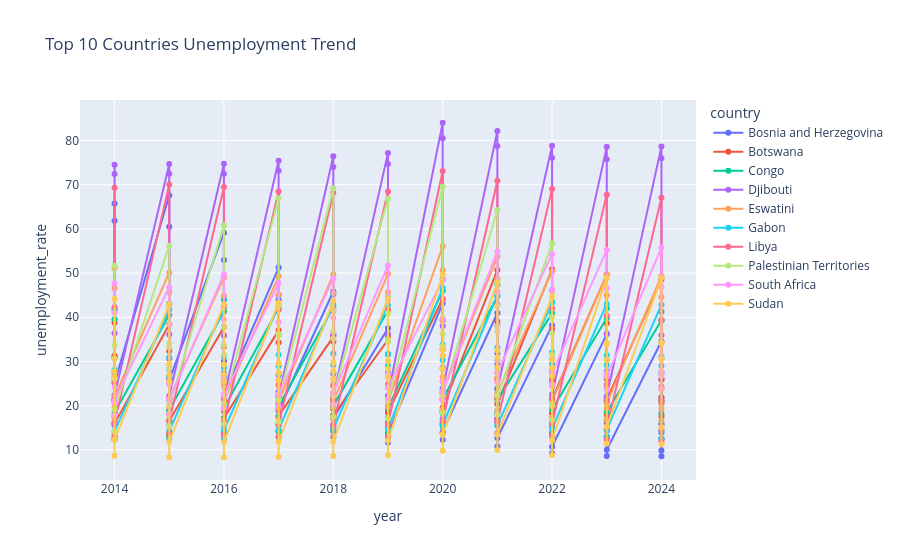

Notebook code cell kept with this figure:
### Code cell
# nteractive country terend:
top10_country = (
    df_long
    .groupby("country")["unemployment_rate"]
    .mean()
    .sort_values(ascending=False)
    .head(10)
    .index
)
trend = df_long[
    df_long["country"].isin(top10_country)
]
fig = px.line(
    trend,
    x="year",
    y="unemployment_rate",
    color="country",
    title="Top 10 Countries Unemployment Trend",
    markers=True
)
fig.show()
